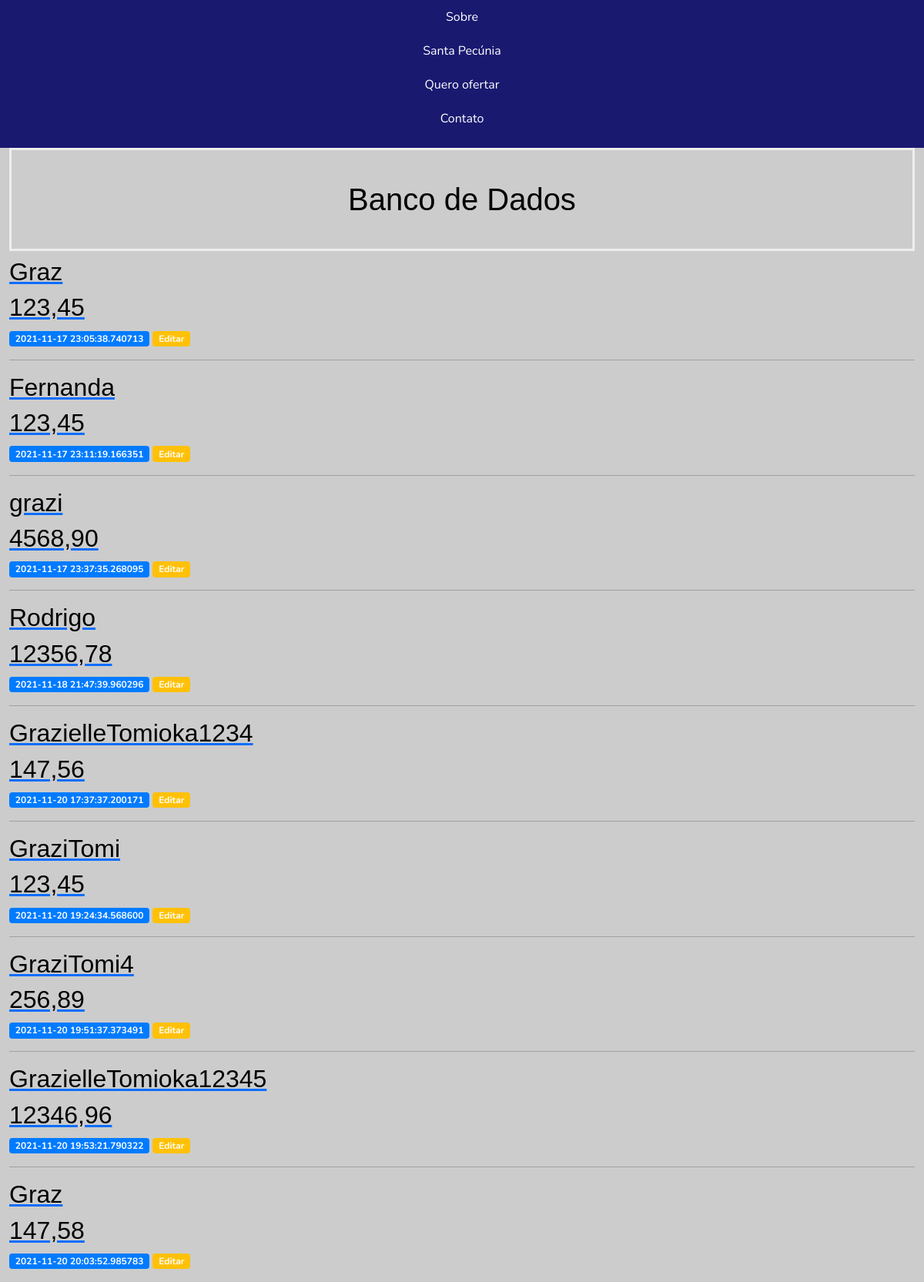
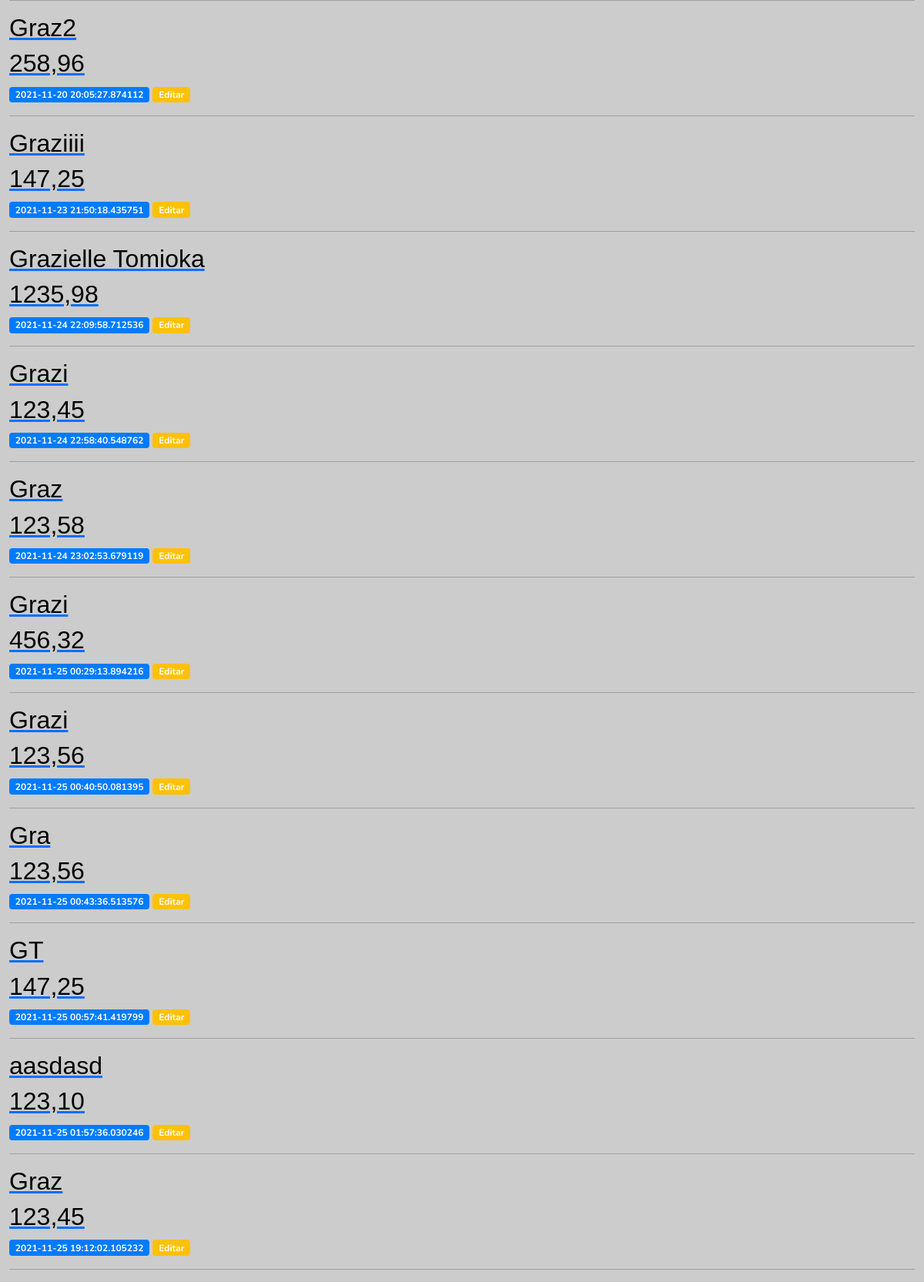
Screenshot of /dizimista with the database file from the repository (2 pictures, top to bottom).
### app.py (models this page shows)
class Posts(db.Model):
    id = db.Column(db.Integer, primary_key=True)
    created = db.Column(db.DateTime, default=datetime.datetime.utcnow)
    title = db.Column(db.String(100), nullable=False)
    content = db.Column(db.String(80), nullable=False)

### app.py (the view)
@app.route('/dizimista', methods=('GET', 'POST'))
def dizimista():
    posts = Posts.query.all()
    return render_template('dizimista.html', posts=posts)

### templates/dizimista.html (shortened to what this page needs)
{% extends 'base.html'%}
{% block content %}
    <h1>{% block title %} Banco de Dados {% endblock %}</h1>
    {% for post in posts %}
        <a href="{{ url_for('post', post_id=post['id'])}}">
            <h2>{{ post['title'] }}</h2>
        </a>
        <a href="{{ url_for('post', post_id=post['id'])}}">
            <h2>{{ post['content'] }}</h2>
        </a>
        <span class="badge badge-primary">{{ post['created'] }}</span>
        <a href="{{ url_for('edit', id=post['id']) }}">
            <span class="badge badge-warning">Editar</span>
        </a>
        <hr>
    {% endfor %}
{% endblock %}

### templates/base.html (shortened to what this page needs)
<!doctype html>
<html lang="pt-br">
    <head>
        <link rel="stylesheet" type="text/css" href="templates/css/normalize.css">
        <link rel="stylesheet" href="bootstrap/-4.0.0-dist/css/bootstrap.min.css">
        <link href="bootstrap-4.0.0-dist/css/bootstrap.min.css" rel="stylesheet" type="text/css" />
        <link href="static/css/estilo.css" rel="stylesheet"/>
        <link href="https://cdn.jsdelivr.net/npm/bootstrap@5.1.3/dist/css/bootstrap.min.css" rel="stylesheet">
        <link rel="stylesheet" type="text/css" href="css/estilo.css">
    </head>
<body>
  <nav>
      <ul>
          <li> <a href="#sobre"> Sobre </a></li>
          <li><a href="{{ url_for('index')}}">Santa Pecúnia</a></li>
          <li><a href="{{url_for('create')}}">Quero ofertar</a></li>
          <li><a href="#contato">Contato</a></li>
      </ul>
  </nav>
    <div class="container-fluid">
        <div class="row">
            <div id="cinza" class="col-sm-12 col-xs-12 div1">
        {% block content %} {% endblock %}
        </div>
    </div>
  </body>
</html>

### static/css/estilo.css (style rules this page uses)
h1 { border: 3px #eee solid; color: blue; text-align: center; padding: 40px; }
body { font-family: Nunito, sans-serif; color: #1c1c1c; }
h1, h2, h3 { font-family: Asap, sans-serif; color: #000000; }
nav { display: flex; flex-direction: column; align-items: center; background-color: #191970 }
nav ul { display: flex; flex-direction: column; align-items: center; list-style: none; padding: 0; width: 100%; }
nav ul li { ] text-align: center width: 100%; }
nav ul li a { display: inline-block; padding: 10px 0; width: 100%; text-decoration: none; color: #FFFFFF; }

### templates/base.html (style rules this page uses)
#cinza { background-color: #ccc; }
div { min-height: 100px; }

### rows the page displays
Posts: title "Graz", content "123,45", created "2021-11-17 23:05:38.740713"
Posts: title "Fernanda", content "123,45", created "2021-11-17 23:11:19.166351"
Posts: title "grazi", content "4568,90", created "2021-11-17 23:37:35.268095"
Posts: title "Rodrigo", content "12356,78", created "2021-11-18 21:47:39.960296"
Posts: title "GrazielleTomioka1234", content "147,56", created "2021-11-20 17:37:37.200171"
Posts: title "GraziTomi", content "123,45", created "2021-11-20 19:24:34.568600"
Posts: title "GraziTomi4", content "256,89", created "2021-11-20 19:51:37.373491"
Posts: title "GrazielleTomioka12345", content "12346,96", created "2021-11-20 19:53:21.790322"
Posts: title "Graz", content "147,58", created "2021-11-20 20:03:52.985783"
Posts: title "Graz2", content "258,96", created "2021-11-20 20:05:27.874112"
Posts: title "Graziiii", content "147,25", created "2021-11-23 21:50:18.435751"
Posts: title "Grazielle Tomioka", content "1235,98", created "2021-11-24 22:09:58.712536"
Posts: title "Grazi", content "123,45", created "2021-11-24 22:58:40.548762"
Posts: title "Graz", content "123,58", created "2021-11-24 23:02:53.679119"
Posts: title "Grazi", content "456,32", created "2021-11-25 00:29:13.894216"
Posts: title "Grazi", content "123,56", created "2021-11-25 00:40:50.081395"
Posts: title "Gra", content "123,56", created "2021-11-25 00:43:36.513576"
Posts: title "GT", content "147,25", created "2021-11-25 00:57:41.419799"
Posts: title "aasdasd", content "123,10", created "2021-11-25 01:57:36.030246"
Posts: title "Graz", content "123,45", created "2021-11-25 19:12:02.105232"
